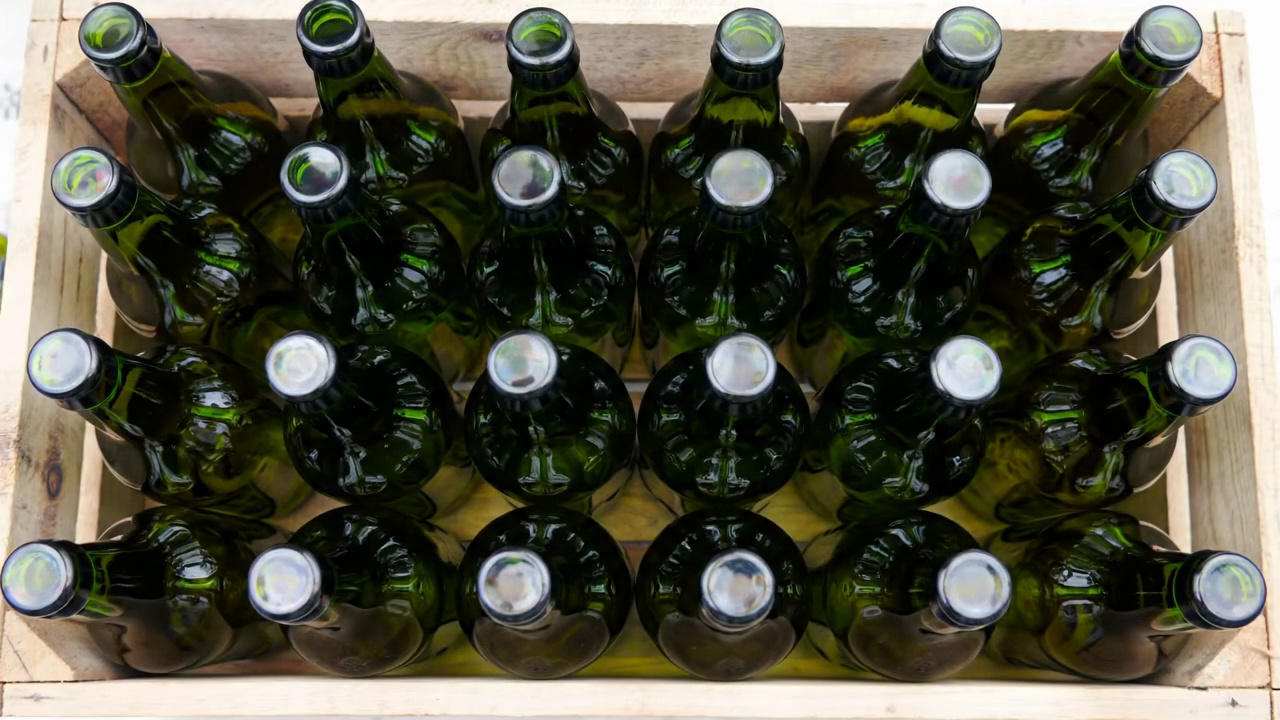
#> input picture sample_frame.jpg, 1280 x 720 px
$ python analyze_frame.py --image sample_frame.jpg
#> lines starting #> are read from the running program, lines starting #| are printed output that depends on the picture; after the words box and inside, x2 and y2 are one past the last pixel; in counts of white or black regions, pixels touching at a corner belong together
### bottle_counter.py
#!/usr/bin/env python3
import cv2
import numpy as np
import argparse
import os
import sys
from datetime import datetime

class BottleCounter:
    def __init__(self):
        # Detection parameters
        self.min_radius = 15
        self.max_radius = 60
        self.min_distance = 20
        self.param1 = 30  # Canny edge detector higher threshold
        self.param2 = 30  # Accumulator threshold

        # Visualization parameters
        self.font = cv2.FONT_HERSHEY_SIMPLEX
        self.font_scale = 0.7
        self.thickness = 2
        self.text_color = (0, 255, 0)
        self.circle_color = (0, 255, 0)

    def detect_bottles_hough(self, frame):
        """Detect bottles using Hough Circle Transform"""
        # Convert to grayscale
        gray = cv2.cvtColor(frame, cv2.COLOR_BGR2GRAY)

        # Apply blur to reduce noise
        blurred = cv2.GaussianBlur(gray, (9, 9), 2)

        # Apply Hough Circle Transform
        circles = cv2.HoughCircles(
            blurred,
            cv2.HOUGH_GRADIENT,
            dp=1,
            minDist=self.min_distance,
            param1=self.param1,
            param2=self.param2,
            minRadius=self.min_radius,
            maxRadius=self.max_radius
        )

        # Process detected circles
        bottles = []
        if circles is not None:
            circles = np.uint16(np.around(circles))
            for circle in circles[0, :]:
                x, y, r = circle
                bottles.append((x, y, r))

        return bottles

    def detect_bottles_contour(self, frame):
        """Detect bottles using contour detection"""
        # Convert to grayscale
        gray = cv2.cvtColor(frame, cv2.COLOR_BGR2GRAY)

        # Apply blur and threshold
        blurred = cv2.GaussianBlur(gray, (9, 9), 2)
        _, thresh = cv2.threshold(blurred, 50, 255, cv2.THRESH_BINARY_INV + cv2.THRESH_OTSU)

        # Find contours
        contours, _ = cv2.findContours(thresh, cv2.RETR_EXTERNAL, cv2.CHAIN_APPROX_SIMPLE)

        # Filter contours by size and shape
        bottles = []
        for contour in contours:
            # Calculate area and perimeter
            area = cv2.contourArea(contour)
            perimeter = cv2.arcLength(contour, True)

            # Filter out small contours
            if area < 500:
                continue

            # Check circularity
            circularity = 4 * np.pi * (area / (perimeter * perimeter)) if perimeter > 0 else 0
            if circularity < 0.5:  # Not circular enough
                continue

            # Get bounding circle
            (x, y), radius = cv2.minEnclosingCircle(contour)
            if self.min_radius <= radius <= self.max_radius:
                bottles.append((int(x), int(y), int(radius)))

        return bottles

    # [92 lines left out: functions process_frame, process_video, process_image, main, not called in this run]

# [2 lines that do not run on import are left out]

### analyze_frame.py
#!/usr/bin/env python3
import cv2
import numpy as np
import argparse
import os
from bottle_counter import BottleCounter

def load_parameters(params_file):
    """Load parameters from a file"""
    params = {}
    try:
        with open(params_file, 'r') as f:
            for line in f:
                key, value = line.strip().split(' = ')
                params[key] = int(value)
        return params
    except Exception as e:
        print(f"Error loading parameters: {e}")
        return None

def analyze_frame(image_path, params_file=None, output_path=None):
    """Analyze a single frame with tuned parameters"""
    # Read image
    frame = cv2.imread(image_path)
    if frame is None:
        print(f"Error: Could not read image {image_path}")
        return

    # Create bottle counter
    counter = BottleCounter()

    # Load parameters if file is provided
    if params_file and os.path.isfile(params_file):
        params = load_parameters(params_file)
        if params:
            print(f"Using custom parameters: {params}")
            counter.min_radius = params.get('min_radius', counter.min_radius)
            counter.max_radius = params.get('max_radius', counter.max_radius)
            counter.min_distance = params.get('min_distance', counter.min_distance)
            counter.param1 = params.get('param1', counter.param1)
            counter.param2 = params.get('param2', counter.param2)

    # Process frame with both methods separately to compare
    # Hough Circles method
    bottles_hough = counter.detect_bottles_hough(frame)
    result_hough = frame.copy()
    for (x, y, r) in bottles_hough:
        cv2.circle(result_hough, (x, y), r, (0, 255, 0), 2)
        cv2.circle(result_hough, (x, y), 2, (0, 0, 255), 3)
    text_hough = f"Bottles (Hough): {len(bottles_hough)}"
    cv2.putText(result_hough, text_hough, (20, 40), counter.font, counter.font_scale, (0, 255, 0), counter.thickness)

    # Contour method
    bottles_contour = counter.detect_bottles_contour(frame)
    result_contour = frame.copy()
    for (x, y, r) in bottles_contour:
        cv2.circle(result_contour, (x, y), r, (255, 0, 0), 2)
        cv2.circle(result_contour, (x, y), 2, (0, 0, 255), 3)
    text_contour = f"Bottles (Contour): {len(bottles_contour)}"
    cv2.putText(result_contour, text_contour, (20, 40), counter.font, counter.font_scale, (255, 0, 0), counter.thickness)

    # Combined method (choosing the best)
    bottles = bottles_hough if len(bottles_hough) > len(bottles_contour) else bottles_contour
    result = frame.copy()
    for (x, y, r) in bottles:
        cv2.circle(result, (x, y), r, counter.circle_color, 2)
        cv2.circle(result, (x, y), 2, (0, 0, 255), 3)
    text = f"Bottles (Combined): {len(bottles)}"
    cv2.putText(result, text, (20, 40), counter.font, counter.font_scale, counter.text_color, counter.thickness)

    # Create a combined visualization
    h, w = frame.shape[:2]
    combined = np.zeros((h*2, w*2, 3), dtype=np.uint8)
    combined[0:h, 0:w] = frame  # Original in top-left
    combined[0:h, w:w*2] = result_hough  # Hough in top-right
    combined[h:h*2, 0:w] = result_contour  # Contour in bottom-left
    combined[h:h*2, w:w*2] = result  # Combined in bottom-right

    # Add labels
    cv2.putText(combined, "Original", (20, 30), counter.font, counter.font_scale, (255, 255, 255), counter.thickness)
    cv2.putText(combined, text_hough, (w+20, 30), counter.font, counter.font_scale, (0, 255, 0), counter.thickness)
    cv2.putText(combined, text_contour, (20, h+30), counter.font, counter.font_scale, (255, 0, 0), counter.thickness)
    cv2.putText(combined, text, (w+20, h+30), counter.font, counter.font_scale, counter.text_color, counter.thickness)

    # Save result if output path is provided
    if output_path:
        cv2.imwrite(output_path, combined)
        print(f"Analysis saved to {output_path}")

    # Display result
    cv2.namedWindow('Bottle Analysis', cv2.WINDOW_NORMAL)
    cv2.imshow('Bottle Analysis', combined)
    print("Press any key to exit")
    cv2.waitKey(0)
    cv2.destroyAllWindows()

def main():
    parser = argparse.ArgumentParser(description="Analyze a single frame with tuned parameters")
    parser.add_argument("-i", "--image", required=True, help="Path to input image file")
    parser.add_argument("-p", "--params", default="bottle_counter_params.txt", help="Path to parameters file")
    parser.add_argument("-o", "--output", help="Path to output image file (optional)")
    args = parser.parse_args()

    analyze_frame(args.image, args.params, args.output)
#> in analyze_frame, frame is the input picture: shape (720, 1280, 3); mean B, G, R 68.6, 83.9, 85.3
#> (reads bottle_counter_params.txt from the repository)
#> in detect_bottles_hough, `circles = cv2.HoughCircles( blurred, cv2.HOUGH_GRADIENT, dp=1, minDist..`: circles = 24 rows, first 8: [975.5, 584.5, 33], [1202.5, 370.5, 35.1], [1232.5, 585.5, 33.8], [33.5, 577.5, 31.5], [60.5, 364.5, 35.5], [732.5, 591.5, 35.2], [965.5, 369.5, 32.9], [966.5, 43.5, 38.6]
#> in detect_bottles_hough, `circles = np.uint16(np.around(circles))`: circles = 24 rows, first 8: [976, 584, 33], [1202, 370, 35], [1232, 586, 34], [34, 578, 32], [60, 364, 36], [732, 592, 35], [966, 370, 33], [966, 44, 39]
#> the loop in detect_bottles_hough, `for circle in circles[0, :]:` made 24 passes
#> (x, y, r) on passes 1 to 12: (976, 584, 33), (1202, 370, 35), (1232, 586, 34), (34, 578, 32), (60, 364, 36), (732, 592, 35), (966, 370, 33), (966, 44, 39), (1182, 184, 32), (740, 582, 33), (298, 366, 31), (1164, 38, 33)
#> after the loop in detect_bottles_hough, `for circle in circles[0, :]:`: bottles = 24 items, first 6: (976, 584, 33), (1202, 370, 35), (1232, 586, 34), (34, 578, 32), (60, 364, 36), (732, 592, 35)
#> in analyze_frame, `bottles_hough = counter.detect_bottles_hough(frame)`: bottles_hough has the same summary as bottles in detect_bottles_hough
#> the loop in analyze_frame, `for (x, y, r) in bottles_hough:` made 24 passes
#> after the loop in analyze_frame, `for (x, y, r) in bottles_hough:`:
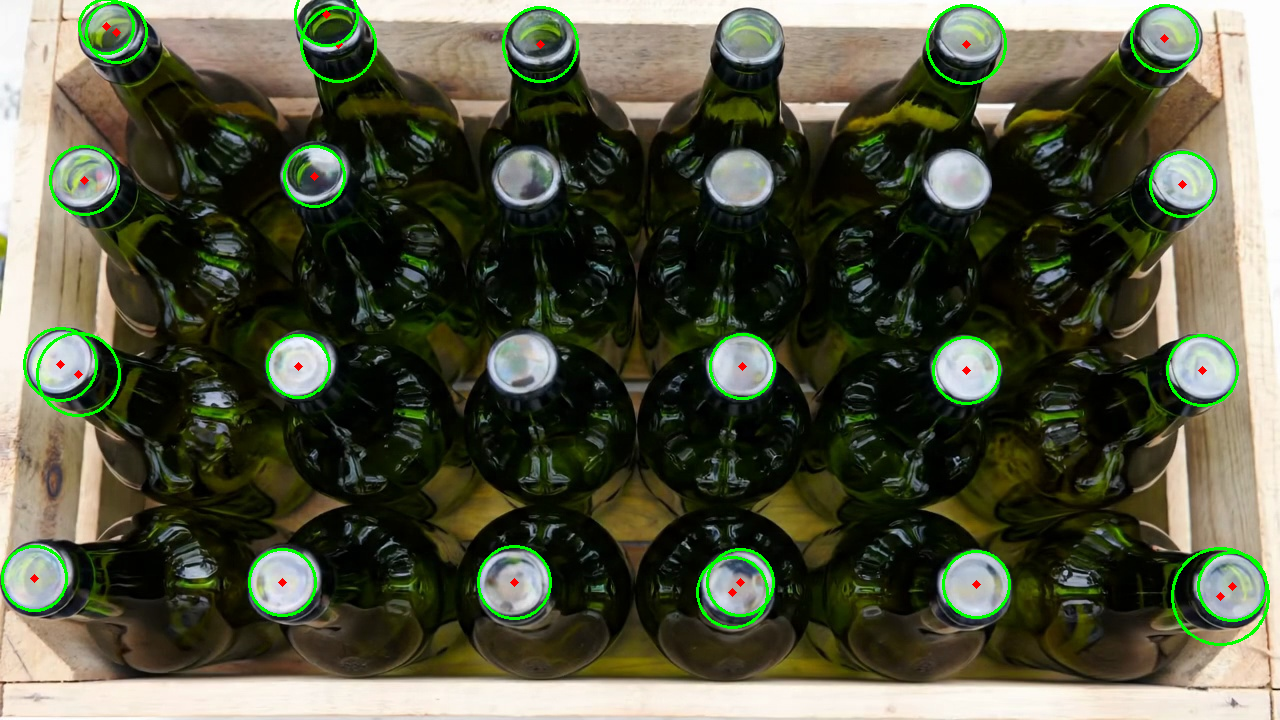
#> result_hough: shape (720, 1280, 3); 1.74% of pixels changed, all inside (x1, y1, x2, y2) = (1, 0, 1270, 646)
#> in analyze_frame, `text_hough = f"Bottles (Hough): {len(bottles_hough)}"`: text_hough = 'Bottles (Hough): 24'
#> in analyze_frame, `cv2.putText(result_hough, text_hough, (20, 40), counter.font, counter...`: result_hough: shape (720, 1280, 3); 0.16% of pixels changed, all inside (x1, y1, x2, y2) = (22, 22, 241, 47)
#> in detect_bottles_contour, `_, thresh = cv2.threshold(blurred, 50, 255, cv2.THRESH_BINARY_INV + cv..`:
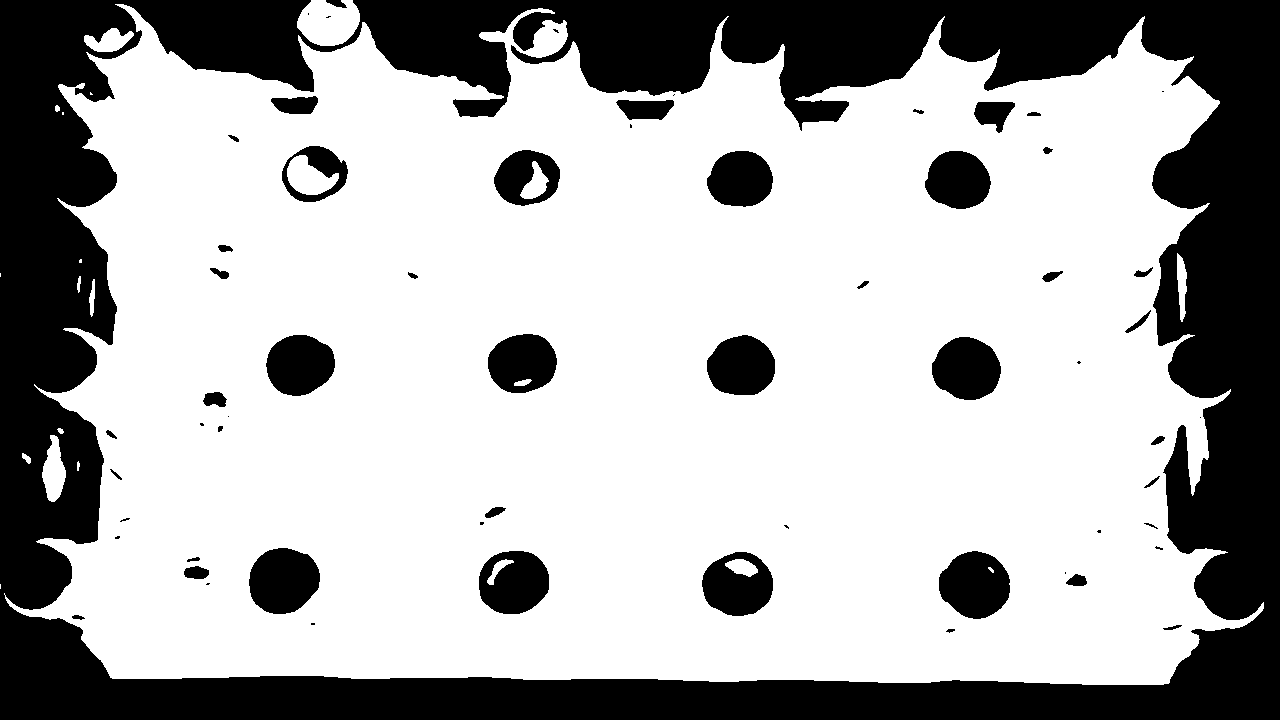
#> thresh: shape (720, 1280); 68.6% white; 61 black regions (19 under 20 px)
#> in detect_bottles_contour, `contours, _ = cv2.findContours(thresh, cv2.RETR_EXTERNAL, cv2.CHAIN_AP..`: contours = 16 contours, 8 with area under 20; largest, box (x1, y1, x2, y2) and area: (4, 4, 1264, 685) 665292, (297, 0, 360, 46) 2154, (42, 435, 66, 502) 948, (84, 28, 134, 52) 641, (1177, 253, 1187, 322) 390, (89, 279, 95, 317) 106, (22, 453, 31, 464) 42, (77, 276, 81, 293) 28
#> the loop in detect_bottles_contour, `for contour in contours:` made 16 passes
#> (area, perimeter) on passes 3, 6, 7, 10: (42.5, 29.56), (105.5, 78.73), (28.5, 35.07), (390.5, 145.7)
#> (area, perimeter, circularity) on passes 4, 14, 15: (947.5, 159.6, 0.467), (641, 137.2, 0.428), (665291.5, 6390.8, 0.205)
#> after the loop in detect_bottles_contour, `for contour in contours:`: bottles = [(328, 20, 31)]
#> the loop in analyze_frame, `for (x, y, r) in bottles_contour:` made 1 pass
#> after the loop in analyze_frame, `for (x, y, r) in bottles_contour:`:
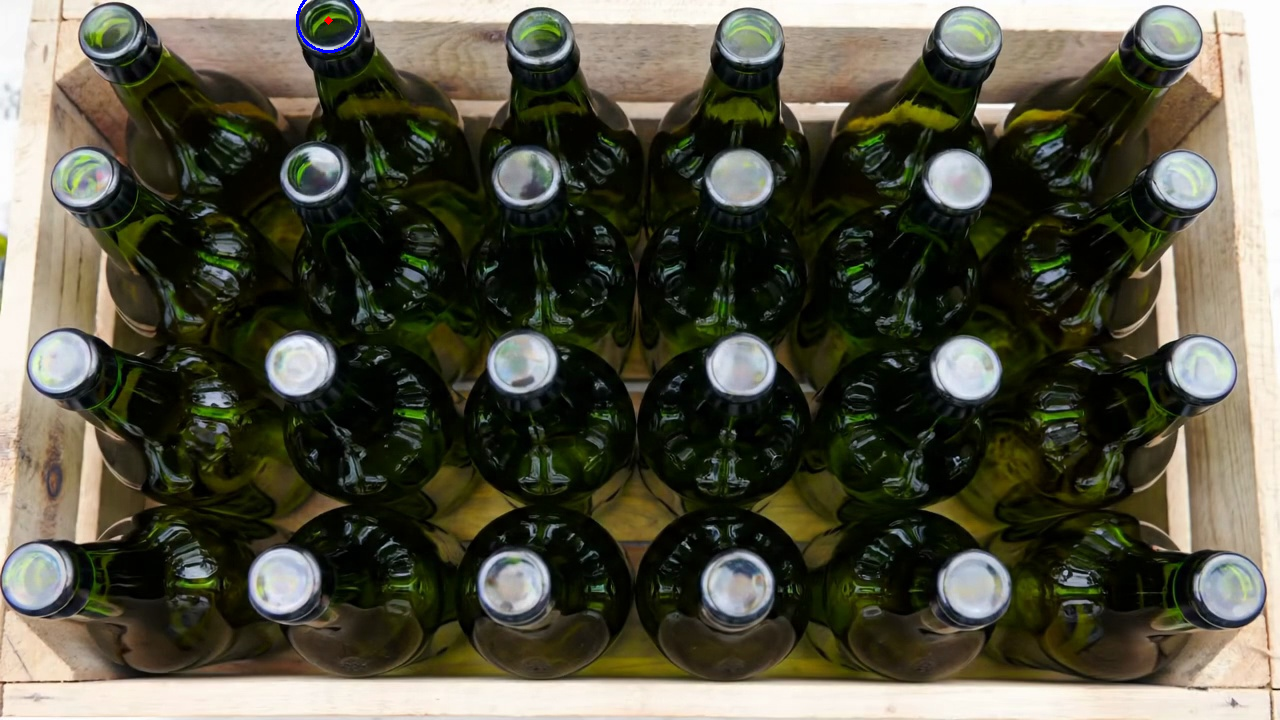
#> result_contour: shape (720, 1280, 3); 0.05% of pixels changed, all inside (x1, y1, x2, y2) = (296, 0, 361, 53)
#> in analyze_frame, `text_contour = f"Bottles (Contour): {len(bottles_contour)}"`: text_contour = 'Bottles (Contour): 1'
#> in analyze_frame, `cv2.putText(result_contour, text_contour, (20, 40), counter.font, coun..`: result_contour: shape (720, 1280, 3); 0.16% of pixels changed, all inside (x1, y1, x2, y2) = (22, 22, 239, 47)
#> in analyze_frame, `bottles = bottles_hough if len(bottles_hough) > len(bottles_contour) e..`: bottles = 24 items, first 6: (976, 584, 33), (1202, 370, 35), (1232, 586, 34), (34, 578, 32), (60, 364, 36), (732, 592, 35)
#> the loop in analyze_frame, `for (x, y, r) in bottles:` made 24 passes
#> in analyze_frame, `text = f"Bottles (Combined): {len(bottles)}"`: text = 'Bottles (Combined): 24'
#> in analyze_frame, `cv2.putText(result, text, (20, 40), counter.font, counter.font_scale, ..`: result: shape (720, 1280, 3); 0.19% of pixels changed, all inside (x1, y1, x2, y2) = (22, 22, 280, 47)
#> in analyze_frame, `cv2.putText(combined, "Original", (20, 30), counter.font, counter.font..`: combined: shape (1440, 2560, 3); mean B, G, R 67.5, 85, 84.2
#> in analyze_frame, `cv2.putText(combined, text_hough, (w+20, 30), counter.font, counter.fo..`: combined: shape (1440, 2560, 3); mean B, G, R 67.5, 85, 84.2
#> in analyze_frame, `cv2.putText(combined, text_contour, (20, h+30), counter.font, counter...`: combined: shape (1440, 2560, 3); mean B, G, R 67.5, 84.9, 84.1
#> in analyze_frame, `cv2.putText(combined, text, (w+20, h+30), counter.font, counter.font_s..`:
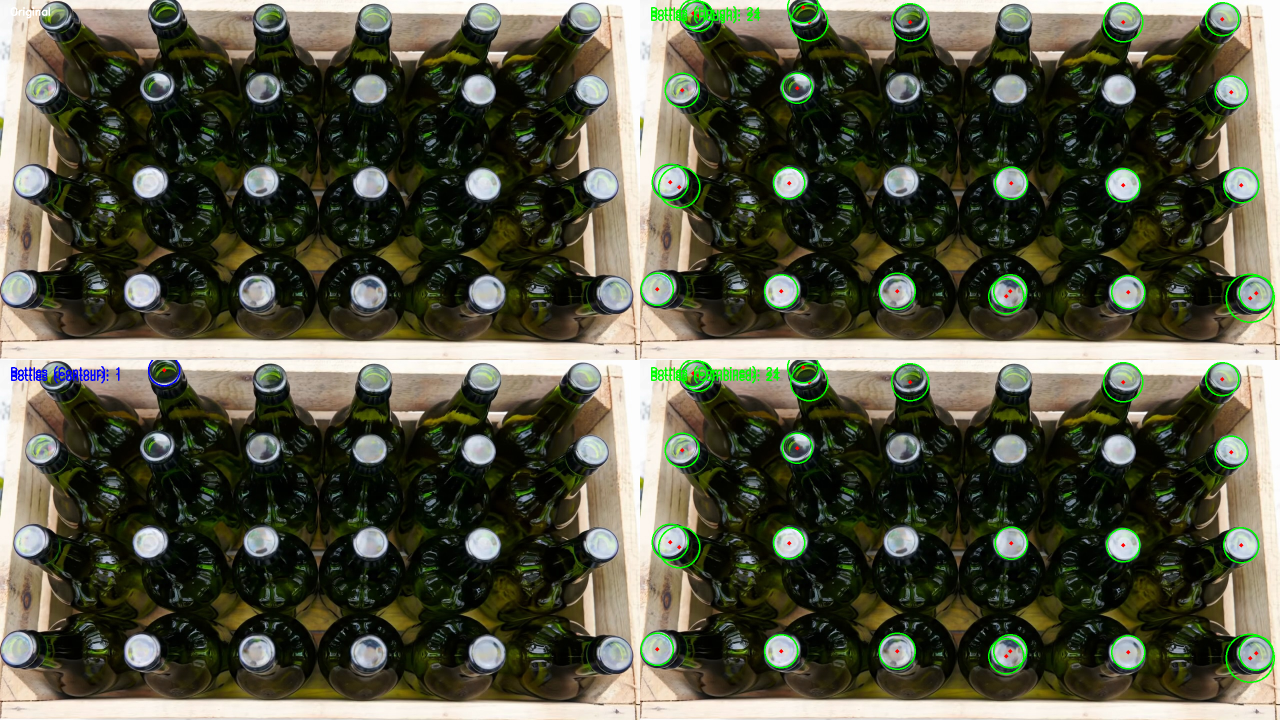
#> combined: shape (1440, 2560, 3) (shown at 1/2 size); mean B, G, R 67.4, 85, 84.1

if __name__ == "__main__":
    main()
